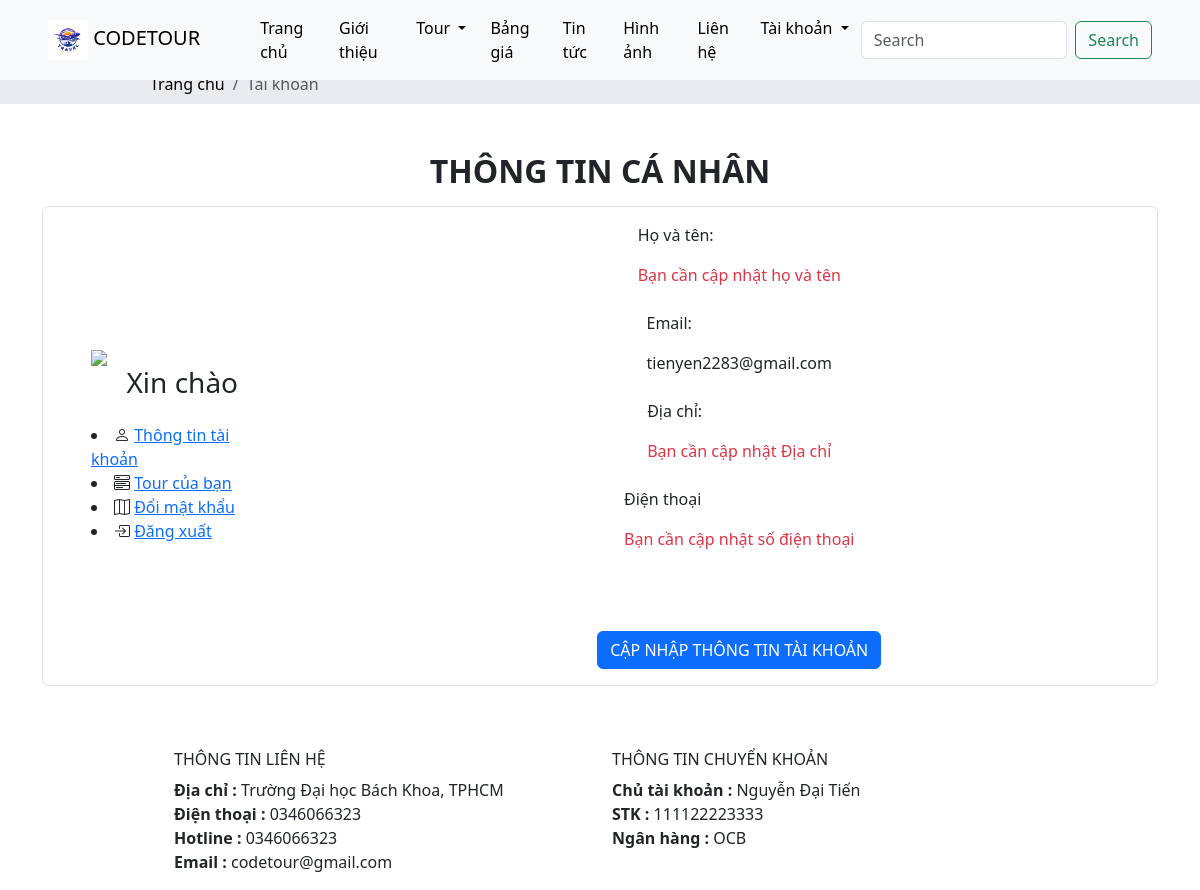
Page /user/account/ (signed in) on the committed database.
### tables this page shows
CREATE TABLE `user` (
  `user_id` int(11) NOT NULL,
  `fullname` varchar(64) DEFAULT NULL,
  `phone_number` varchar(16) DEFAULT NULL,
  `email` varchar(32) NOT NULL,
  `avatar` varchar(256) DEFAULT NULL,
  `role` varchar(1) NOT NULL DEFAULT 'U',
  `username` varchar(16) NOT NULL,
  `password` varchar(256) NOT NULL,
  `address` varchar(256) NOT NULL DEFAULT ''
);

CREATE TABLE `general` (
  `address` varchar(256) NOT NULL,
  `phone_number` varchar(16) NOT NULL,
  `hotline` varchar(16) NOT NULL,
  `email` varchar(32) NOT NULL,
  `transfer_name` varchar(64) NOT NULL,
  `account_number` varchar(32) NOT NULL,
  `bank_name` varchar(64) NOT NULL
);

### app/views/user/layout.php (called while the page is built)
<?php
$path = str_replace('index.php', '', $_SERVER['SCRIPT_NAME']);
include 'partials/header.php';
require_once '../app/views/user/' . $data['page'] . '.php';
include 'partials/footer.php';

### app/core/controller.php (called while the page is built, shortened)
<?php
class Controller
{
    protected function viewUser($view, $data = [])
    {
        require '../app/views/user/' . $view . '.php';
    }
}

### app/controllers/user/accountController.php (called while the page is built, shortened)
<?php
class accountController extends Controller
{
    private $category;
    private $userModel;
    private $general;
    public function __construct()
    {
        $this->categoryModel = $this->model("categoryModel");
        $this->category = $this->categoryModel->getAll();
        $this->generalModel = $this->model("generalModel");
        $this->general = $this->generalModel->getAll();
        $this->userModel = $this->model("userModel");
    }
    public function index()
    {
        if (isset($_SESSION['user-id'])) {
            $user_id = $_SESSION['user-id'];
        }
        $this->user = $this->userModel->getById($user_id);
        $this->viewUser('layout', ['page' => 'account/index', 'user' => $this->user, 'general' => $this->general, 'category' => $this->category]);
    }
}

### app/core/router.php (called while the page is built, shortened)
<?php
class Router
{
    protected $action = 'index';
    public function __construct()
    {
        $arr = $this->processUrl();
        if (isset($arr[0])) {
            unset($arr[0]);
        }
        if (isset($arr[1])) {
            unset($arr[1]);
        }
        $this->controller = new $this->controller();
        $this->params = $arr ? array_values($arr) : [];
        call_user_func_array([$this->controller, $this->action], $this->params);
    }
    public function processUrl()
    {
        if (isset($_GET['url'])) {
            return explode('/', filter_var(trim($_GET['url'], '/')));
        }
    }
}

### public/index.php (called while the page is built, shortened)
<?php
$route = new Router();

### app/core/database.php (called while the page is built, shortened)
<?php
class Database
{
    private static $host = 'localhost';
    private static $user = 'root';
    private static $pass = '';
    private static $dbname = 'code_tour';
    public static $link;
    public static function connectDB()
    {
        try {
            self::$link = new mysqli(self::$host, self::$user, self::$pass, self::$dbname);
            mysqli_set_charset(self::$link, 'utf8');
            return self::$link;
        } catch (Exception $e) {
            echo "Connection error: " . $e->getMessage();
        }
    }
    public function select($query)
    {
        $result = self::$link->query($query) or
        die($this->link->error . __LINE__);
        if ($result->num_rows > 0) {
            return $result;
        } else {
            return false;
        }
    }
}

### app/models/userModel.php (called while the page is built, shortened)
<?php
class UserModel
{
    private $database;
    public function __construct()
    {
        $this->database = new Database();
    }
    public function getById($id){
        $query = "SELECT * FROM user WHERE user_id = $id;";
        $data = $this->database->select($query);
        return $data->fetch_all(MYSQLI_ASSOC)[0];
    }
}

### app/models/generalModel.php (called while the page is built, shortened)
<?php
class GeneralModel
{
    private $database;
    public function __construct()
    {
        $this->database = new Database();
    }
    public function getAll()
    {
        $query = "SELECT * FROM general";
        $data = $this->database->select($query);
        return $data->fetch_all(MYSQLI_ASSOC)[0];
    }
}

### app/views/user/account/index.php (the view, shortened to what this page needs)
<nav aria-label="breadcrumb">
    <div class="bg-body-secondary hide">
        <ol class="mx-auto w-75 breadcrumb py-2 fs-6">
        <li class="breadcrumb-item">
          <a class="text-black link-underline link-underline-opacity-0 breadcrumb__item"
          href="<?php echo $path ?>user/home/homepage">Trang chủ</a></li>
        <li class="breadcrumb-item active">
          Tài khoản
          </li>
      </ol>
    </div>
    </nav>
<div class="container m-auto w-100 my-5">
    <div class="account__information ">
        <div class="account__information-title d-flex justify-content-center">
            <h2 class="fw-bold">THÔNG TIN CÁ NHÂN</h2>
        </div>
        <div class="account__information-detail border rounded d-flex justify-content-between align-items-center mt-2 ">
            <div class="user d-flex flex-column justify-content-center p-5 w-25">
                <div class="user__avatar d-flex align-items-center flex-column justify-center text-center">
                    <img class="w-100" src="https://static.vecteezy.com/system/resources/previews/013/042/571/original/default-avatar-profile-icon-social-media-user-photo-in-flat-style-vector.jpg">
                    <h3>Xin chào</h3>
                </div>
                <div class="user__menu mt-3 d-flex flex-column justify-content-center">
                    <li>
                        <i class="bi bi-person"></i>
                        <a href="<?php echo $path ?>user/account">Thông tin tài khoản</a>
                    </li>
                    <li>
                        <i class="bi bi-menu-button-wide"></i>
                        <a href="<?php echo $path ?>user/account/manage">Tour của bạn</a>
                    </li>
                    <li>
                        <i class="bi bi-map"></i>
                        <a href="<?php echo $path ?>user/account/changepass">Đổi mật khẩu</a>
                    </li>
                    <li>
                        <i class="bi bi-box-arrow-in-right"></i>
                        <a href="<?php echo $path ?>user/account/logout">Đăng xuất</a>
                    </li>
                </div>
            </div>
            <div class="user__infor bd-highligh gap-5 p-3 d-flex flex-column justify-content-center align-items-center w-75">
                <div class="user__infor-detail d-flex gap-2 flex-column w-100 justify-content-center align-items-center">
                    <div class="title">
                        <p>Họ và tên:</p>
                        <?php if (isset($data['user']['fullname'])): ?>
                            <p><?=$data['user']['fullname']?></p>
                        <?php else: ?>
                            <p class='text-danger'>Bạn cần cập nhật họ và tên</p>
                        <?php endif?>
                    </div>
                    <div class="title">
                        <p>Email:</p>
                        <?php if (isset($data['user']['email'])): ?>
                            <p><?=$data['user']['email']?></p>
                        <?php else: ?>
                            <p class='text-danger'>Bạn cần cập nhật Email</p>
                        <?php endif?>
                    </div>
                    <div class="title">
                        <p>Địa chỉ:</p>
                        <?php if ($data['user']['address']): ?>
                            <p><?=$data['user']['address']?></p>
                        <?php else: ?>
                            <p class='text-danger'>Bạn cần cập nhật Địa chỉ</p>
                        <?php endif?>
                    </div>
                    <div class="title">
                        <p>Điện thoại</p>
                        <?php if (isset($data['user']['phone_number'])): ?>
                            <p><?=$data['user']['phone_number']?></p>
                        <?php else: ?>
                            <p class='text-danger'>Bạn cần cập nhật số điện thoại</p>
                        <?php endif?>
                    </div>
                </div>
                <div class="user__infor-btn mt-3">
                    <a href="<?php echo $path ?>user/account/update">
                        <button type="button" class="btn btn-primary">CẬP NHẬP THÔNG TIN TÀI KHOẢN</button>
                    </a>
                </div>
            </div>
        </div>
    </div>
</div>

### app/views/user/partials/footer.php (shortened to what this page needs)
<div class="bg-whitesmoke py-3">
  <div class="container-fluid row w-75 mx-auto">
    <div class="col-md-6 pb-5 pb-md-0">
      <h5 class="fs-6">THÔNG TIN LIÊN HỆ</h5>
      <ul class="list-group list-unstyled">
        <li><span class="fw-semibold">Địa chỉ : </span><?php echo $data['general']['address'] ?></li>
        <li><span class="fw-semibold">Điện thoại : </span><?php echo $data['general']['phone_number'] ?> </li>
        <li><span class="fw-semibold">Hotline : </span><?php echo $data['general']['hotline'] ?></li>
        <li><span class="fw-semibold">Email : </span><?php echo $data['general']['email'] ?></li>
      </ul>
    </div>
    <div class="col-md-6">
      <h5 class="fs-6">THÔNG TIN CHUYỂN KHOẢN</h5>
      <ul class="list-group list-unstyled">
        <li><span class="fw-semibold">Chủ tài khoản : </span><?php echo $data['general']['transfer_name'] ?></li>
        <li><span class="fw-semibold">STK : </span><?php echo $data['general']['account_number'] ?></li>
        <li><span class="fw-semibold">Ngân hàng : </span><?php echo $data['general']['bank_name'] ?></li>
      </ul>
    </div>
  </div>
</div>
</body>
</html>

### rows in the picture
user: email "tienyen2283@gmail.com"
general: address "Trường Đại học Bách Khoa, TPHCM", phone_number "0346066323", hotline "0346066323", email "codetour@gmail.com", transfer_name "Nguyễn Đại Tiến", account_number "111122223333", bank_name "OCB"
